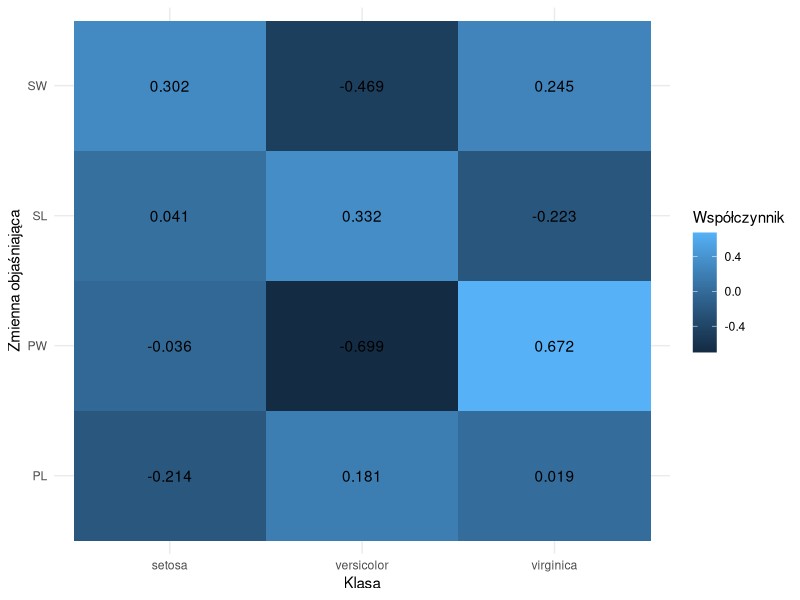
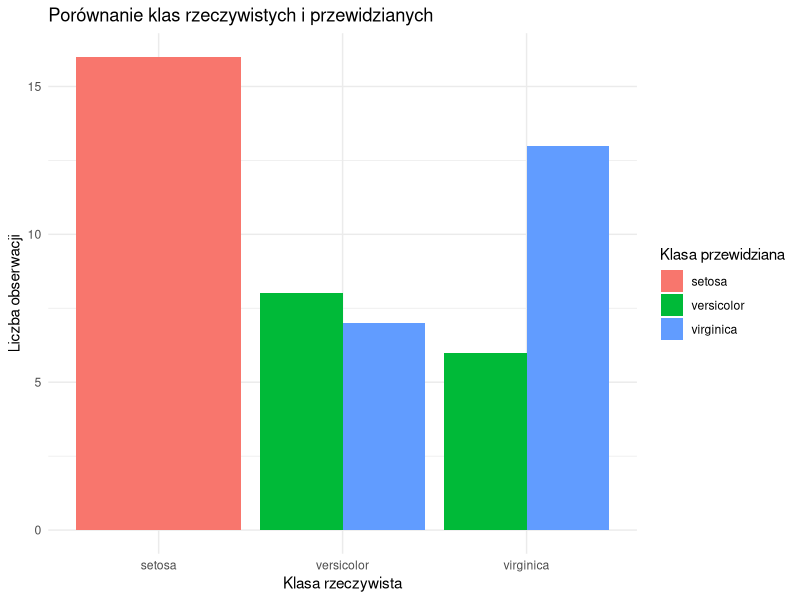

Write R code to recreate these figures, in order.
## ---- chunk 1
knitr::opts_chunk$set(
  echo = TRUE,
  fig.align = "center",
  fig.width = 7,
  fig.height = 3.5,
  out.width = "85%",
  dev = "png",
  dpi = 300
)
library(datasets)
library(dplyr)
library(rsample)
library(ggplot2)
library(tidyr)
## ---- chunk 2
set.seed(769)

irysy = iris

irysy <- irysy %>% rename(all_of(c(
  PL = 'Petal.Length',
  PW = 'Petal.Width',
  SL = 'Sepal.Length',
  SW = 'Sepal.Width'
)))

gatunki <- irysy$Species %>% unique
gatunki
## ---- chunk 3
split <- irysy %>% initial_split(prop = 2/3) 
train <- training(split)
test <- testing(split)
## ---- chunk 4
# kodowanie klas na zmienne binarne
encoder <- function(x){
  row <- numeric(3)
  row[which(gatunki == x)] <- 1
  row
}

Y.train <- train$Species %>% sapply(encoder) %>% as.matrix %>% t
Y.test <- test$Species %>% sapply(encoder) %>% as.matrix %>% t

# przygotowanie macierzy zmiennych objaśniających
X.train <- train %>% select(-Species) %>% as.matrix
X.test <- test %>% select(-Species) %>% as.matrix

# macierz współczynników
B <- solve(t(X.train) %*% X.train) %*% t(X.train) %*% Y.train

# predykcje

# predykcje dla zbioru uczącego
predicted.train <- X.train %*% B

predicted.train.decoded <- apply(predicted.train, 1, which.max)
predicted.train.gatunki <- gatunki[predicted.train.decoded]

# macierz klasyfikacji dla zbioru uczącego
macierz.klasyfikacji.train <- table(
  rzeczywista = train$Species,
  przewidziana = predicted.train.gatunki
)
predicted <- X.test %*% B

predicted.decoded <- apply(predicted, 1, which.max)
predicted.gatunki <- gatunki[predicted.decoded]
## ---- chunk 5
B.df <- as.data.frame(B)

colnames(B.df) <- gatunki
B.df$zmienna <- rownames(B.df)

B.long <- B.df %>%
  pivot_longer(
    cols = -zmienna,
    names_to = "klasa",
    values_to = "wspolczynnik"
  )

ggplot(B.long, aes(x = klasa, y = zmienna, fill = wspolczynnik)) +
  geom_tile() +
  geom_text(aes(label = round(wspolczynnik, 3))) +
  labs(
    x = "Klasa",
    y = "Zmienna objaśniająca",
    fill = "Współczynnik"
  ) +
  theme_minimal()
## ---- chunk 6
knitr::kable(
  macierz.klasyfikacji.train,
  caption = "Macierz klasyfikacji dla zbioru uczącego"
)

# dokładność dla zbioru uczącego
accuracy.train <- sum(diag(macierz.klasyfikacji.train)) / sum(macierz.klasyfikacji.train)
## ---- chunk 7
macierz.klasyfikacji <- table(
  "Klasa rzeczywista" = test$Species,
  "Klasa przewidziana" = predicted.gatunki
)

accuracy <- macierz.klasyfikacji %>% {
  sum(diag(.)) / sum(.)
}

knitr::kable(
  macierz.klasyfikacji,
  caption = "Macierz klasyfikacji dla zbioru testowego"
)
## ---- chunk 8
predykcje.df <- data.frame(
  obserwacja = 1:nrow(test),
  klasa_rzeczywista = test$Species,
  klasa_przewidziana = predicted.gatunki
)


ggplot(predykcje.df, aes(x = klasa_rzeczywista, fill = klasa_przewidziana)) +
  geom_bar(position = "dodge") +
  labs(
    title = "Porównanie klas rzeczywistych i przewidzianych",
    x = "Klasa rzeczywista",
    y = "Liczba obserwacji",
    fill = "Klasa przewidziana"
  ) +
  theme_minimal()
## ---- chunk 9
# DODATKOWE DANE
irysy.poly <- irysy %>% transform(
  PL.PW = PL * PW,
  SL.SW = SL * SW,
  PL.SL = PL * SL,
  PL.SW = PL * SW,
  PW.SL = PW * SL,
  PW.SW = PW * SW, 
  PL2 = PL * PL,
  SL2 = SL * SL,
  SW2 = SW * SW,
  PW2 = PW * PW
)

# PODZIAL DANYCH
split.poly <- irysy.poly %>% initial_split(prop = 2/3) 

train.poly <- training(split.poly)
test.poly <- testing(split.poly)

# KODOWANIE KLAS
Y.train.poly <- train.poly$Species %>% sapply(encoder) %>% as.matrix %>% t
Y.test.poly <- test.poly$Species %>% sapply(encoder) %>% as.matrix %>% t

X.train.poly <- train.poly %>% select(-Species) %>% as.matrix
X.test.poly <- test.poly %>% select(-Species) %>% as.matrix

# MODEL
B.poly <- solve(t(X.train.poly) %*% X.train.poly) %*%
  t(X.train.poly) %*% Y.train.poly

# PREDYKCJE
predicted.poly <- X.test.poly %*% B.poly

predicted.decoded.poly <- apply(predicted.poly, 1, which.max)
predicted.gatunki.poly <- gatunki[predicted.decoded.poly]
## ---- chunk 10
# OCENA MODELU
macierz.klasyfikacji.poly <- table(
  "Klasa rzeczywista" = test.poly$Species,
  "Klasa przewidziana" = predicted.gatunki.poly
)

knitr::kable(
  macierz.klasyfikacji.poly,
  caption = "Macierz klasyfikacji dla modelu wielomianowego"
)

accuracy.poly <- macierz.klasyfikacji.poly %>% {
  sum(diag(.)) / sum(.)
}
